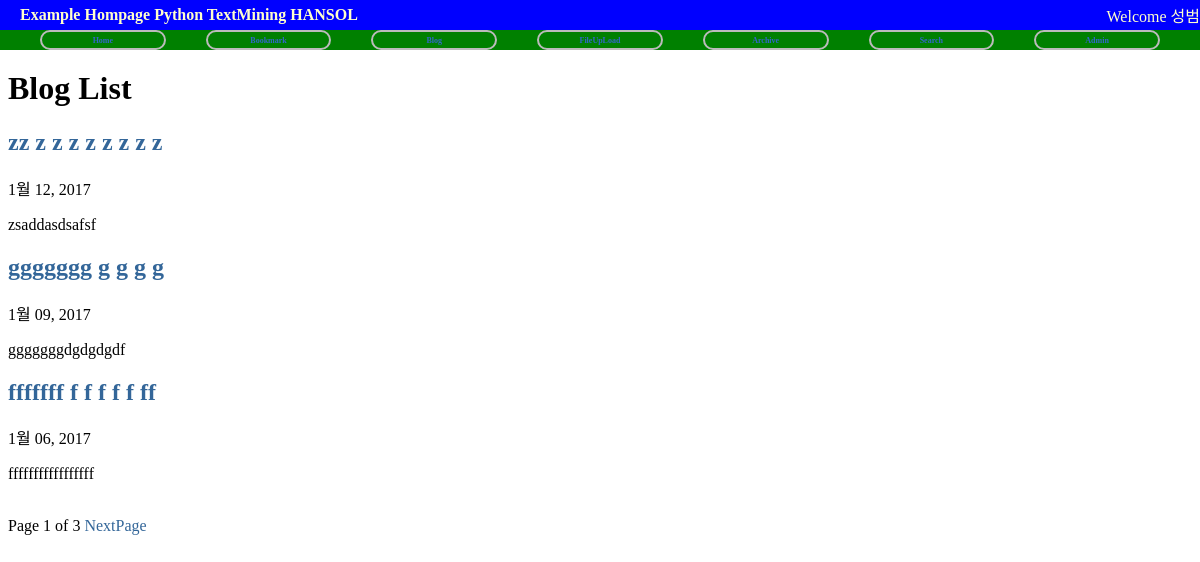
Screenshot of /blog/ with the database file from the repository.
### blog/models.py (models this page shows, shortened)
@python_2_unicode_compatible
class Post(models.Model):
	title = models.CharField('TITLE',max_length=50)
	slug = models.SlugField('SLUG', unique=True, allow_unicode=True, help_text='one word for title alias')
	description = models.CharField('DESCRIPTION', max_length=100, blank=True)
	content = models.TextField('CONTENT')
	create_date = models.DateTimeField('Create Date',auto_now_add=True)
	modify_date = models.DateTimeField('Modify Date',auto_now=True)
	class Meta:
		verbose_name = 'post'
		verbose_name_plural = 'posts'
		db_table = 'my_post'
		ordering = ('-modify_date',)
	def get_absolute_url(self):
	  return reverse('blog:post_detail', args=(self.slug,))

### blog/views.py (the view)
class PostLV(ListView):
	model = Post
	template_name = 'blog/post_all.html'
	context_object_name = 'posts'
	paginate_by = 3

### blog/templates/blog/post_all.html (shortened to what this page needs)
{%extends "base.html"%}
{%block content%}
<table><tr><td height=30></tr></td></table>
<h1>Blog List</h1>
{% for post in posts %}
	<h2><a href ='{{post.get_absolute_url}}'> {{ post.title }}</a></h2>
	{{ post.modify_date|date:"N d, Y" }}
	<p>{{ post.description }}</p>
{% endfor %}
<br/>
<div>
	<span>
	Page {{page_obj.number }} of {{page_obj.paginator.num_pages }}
	{% if page_obj.has_next %}
		<a href="?page={{ page_obj.next_page_number }}">NextPage</a>
	{% endif %}
	</span>
</div>
{%endblock%}

### static/css/base.css (style rules this page uses)
body { font-famliy: "Lucia Grande", Verdana, Arial, sans-serif; font-sizeL 12px; }
a:link, a:visited { color: #369; text-decoration: none; }
table { border-collapse: collapse; }

### rows the page displays
Post: title "zz z z z z z z z z", modify_date "1월 12, 2017", description "zsaddasdsafsf"
Post: title "ggggggg g g g g", modify_date "1월 09, 2017", description "gggggggdgdgdgdf"
Post: title "fffffff f f f f f ff", modify_date "1월 06, 2017", description "fffffffffffffffff"

### other values shown
{{ page_obj.number }} "1"
{{ page_obj.paginator.num_pages }} "3"
